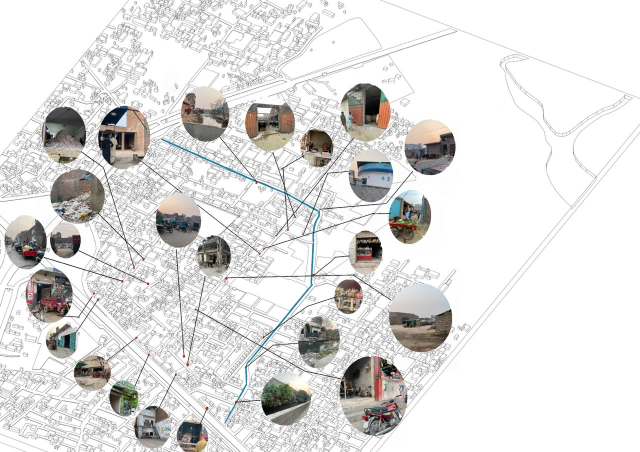
#> input picture site_analysis/original_site_analysis.jpg, 1280 x 904 px (shown at 1/2 size)
$ python build_board.py
#> lines starting #> are read from the running program, lines starting #| are printed output that depends on the picture; after the words box and inside, x2 and y2 are one past the last pixel; in counts of white or black regions, pixels touching at a corner belong together
"""Compose the site-analysis presentation board as a 4K (3840 x 2160) PDF.

The original survey drawing (original_site_analysis.jpg) keeps its geometry:
no crop, rotation, redraw or overlay, only a uniform scale. The circular site
photographs are converted to black and white; the blue drainage channel and
red survey markers keep their colour. All new graphics sit outside the map.

Edit the TEXT section below, then run:
    python3 build_board.py
"""
from pathlib import Path
import numpy as np
from PIL import Image, ImageDraw, ImageFilter, ImageFont

HERE = Path(__file__).parent
SRC = HERE / "original_site_analysis.jpg"
OUT_PDF = HERE / "site_analysis_board_4k.pdf"

# ---------------------------------------------------------------- palette
BG = (241, 240, 236)
INK = (30, 30, 30)
MUTED = (110, 108, 104)
HAIR = (180, 178, 172)
WATER = (46, 126, 160)
MARKER = (192, 57, 43)

FD = "/usr/share/fonts/opentype/inter/"
def f(w, s):
    return ImageFont.truetype(FD + f"Inter-{w}.otf", s)

# ---------------------------------------------------------------- text
TITLE = "SITE ANALYSIS"
SUBTITLE = "Street activity and the drainage channel: photographic survey"

LEFT_NOTES = [
    ("Urban morphology",
     "Dense, fine-grain fabric of small plots and narrow lanes. Little open "
     "space inside the blocks, so the streets carry most daily activity."),
    ("Drainage channel",
     "The open channel (blue) runs through the site as a continuous line. "
     "Its edges switch between green verges and strips used for dumping."),
    ("Commercial frontage",
     "Shops, kiosks and vegetable carts gather on the main roads and at "
     "junctions, forming small informal activity nodes."),
]
RIGHT_NOTES = [
    ("Workshops and storage",
     "Sheds with large metal doors and open yards show light industry and "
     "storage mixed into the housing."),
    ("Waste",
     "Refuse collects on vacant plots, at wall bases and along the channel, "
     "on edges with no clear owner or use."),
    ("Open ground",
     "The large unbuilt land to the east is used for loading and parking. "
     "It is the main open space left in the area."),
]
FOOTNOTE = ("Photographs taken on site. Each is linked by a line to the red "
            "point where it was taken.")

# ---------------------------------------------------------------- photos to B&W
def photos_to_bw(img):
    a = np.asarray(img).astype(int)
    # Photographs are filled discs; map linework is thin. An opening on the
    # non-white mask keeps the discs and drops the lines.
    nw = Image.fromarray(((a.min(2) < 238) * 255).astype(np.uint8))
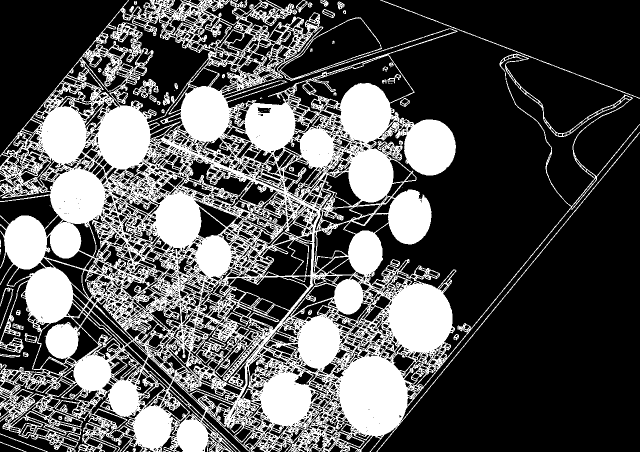
#> nw: PIL image 1280x904 L (shown at 1/2 size); 33.6% white; 145 white regions (100 under 20 px), largest, box (x1, y1, x2, y2) and area: (0, 0, 1280, 904) 383776, (760, 0, 1280, 198) 970, (285, 158, 317, 189) 405
    m = nw.filter(ImageFilter.MinFilter(9)).filter(ImageFilter.MaxFilter(9))
#> m: PIL image 1280x904 L; 16.3% white; 26 white regions, largest, box (x1, y1, x2, y2) and area: (679, 712, 815, 872) 17209, (776, 568, 905, 705) 13943, (100, 338, 210, 517) 13053
    m = m.filter(ImageFilter.MaxFilter(21)).filter(ImageFilter.MinFilter(11))
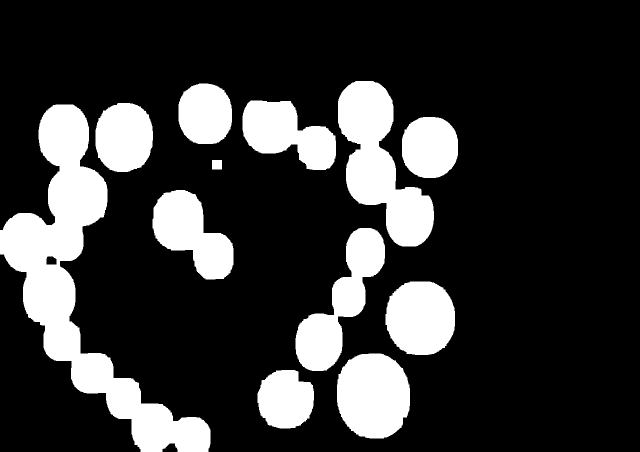
#> m: PIL image 1280x904 L (shown at 1/2 size); 20.9% white; 12 white regions, largest, box (x1, y1, x2, y2) and area: (0, 209, 421, 904) 74649, (676, 162, 868, 493) 31174, (674, 707, 820, 877) 20305
    in_photo = np.asarray(m) > 0
    saturated = np.asarray(img.convert("HSV"))[..., 1] > 70
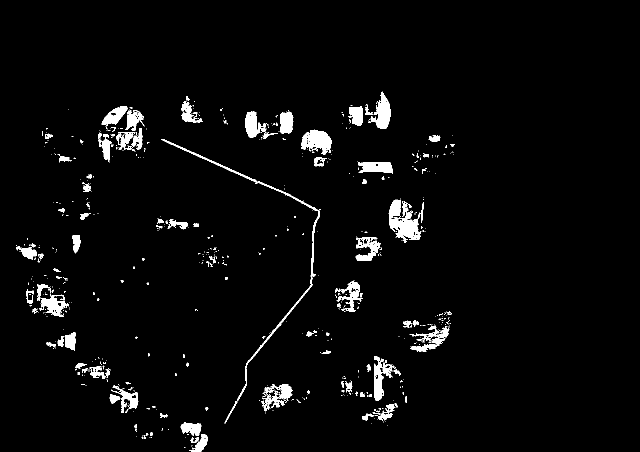
#> saturated: shape (904, 1280) bool (shown at 1/2 size); 3.2% white; 687 white regions (570 under 20 px), largest, box (x1, y1, x2, y2) and area: (323, 278, 640, 807) 2703, (778, 424, 843, 486) 2009, (602, 259, 664, 309) 1876
    keep_colour = saturated & ~in_photo      # blue channel, red markers
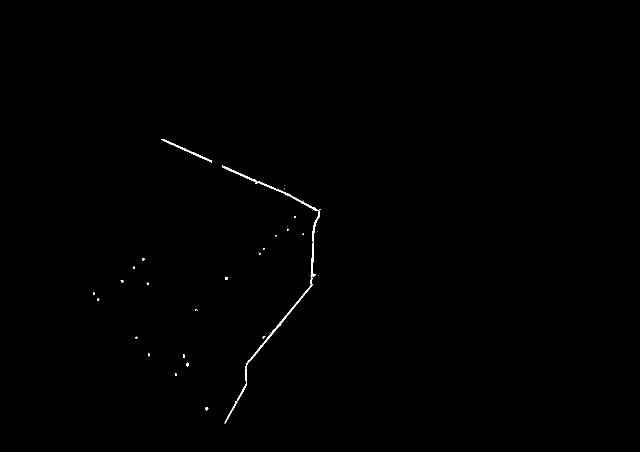
#> keep_colour: shape (904, 1280) bool (shown at 1/2 size); 0.27% white; 36 white regions (27 under 20 px), largest, box (x1, y1, x2, y2) and area: (444, 331, 640, 807) 2237, (323, 278, 424, 325) 386, (449, 808, 472, 847) 123
    grey = np.asarray(img.convert("L").convert("RGB"))
    out = np.where(keep_colour[..., None], np.asarray(img), grey)
    return Image.fromarray(out.astype(np.uint8))

# ---------------------------------------------------------------- layout
W, H = 3840, 2160
M = 110
src = photos_to_bw(Image.open(SRC).convert("RGB"))
SCALE = 1.86
mw, mh = round(src.width * SCALE), round(src.height * SCALE)
#> mw = 2381; mh = 1681
map_img = src.resize((mw, mh), Image.LANCZOS)
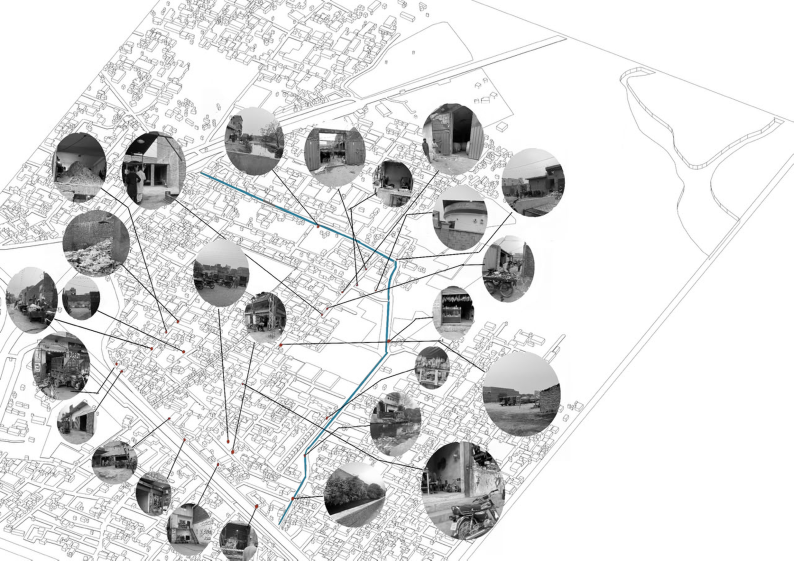
#> map_img: PIL image 2381x1681 RGB (shown at 1/3 size); mean R, G, B 222.2, 222.3, 222.4

board = Image.new("RGB", (W, H), BG)
d = ImageDraw.Draw(board)

def wrap(t, font, width):
    lines, cur = [], ""
    for w_ in t.split():
        trial = (cur + " " + w_).strip()
        if d.textlength(trial, font=font) <= width:
            cur = trial
        else:
            lines.append(cur); cur = w_
    return lines + [cur] if cur else lines

def para(x, y, t, font, width, fill=INK, lh=1.5):
    for line in wrap(t, font, width):
        d.text((x, y), line, font=font, fill=fill)
        y += int(font.size * lh)
    return y

# header
tf = f("Bold", 76)
d.text((M, M - 10), TITLE, font=tf, fill=INK)
d.text((M + d.textlength(TITLE, font=tf) + 36, M + 30), SUBTITLE,
       font=f("Light", 32), fill=MUTED)
d.line([(M, M + 105), (W - M, M + 105)], fill=INK, width=2)

# map panel
COL = 560
mx = (W - mw) // 2
#> mx = 729
my = M + 170
d.rectangle([mx - 1, my - 1, mx + mw, my + mh], outline=HAIR, width=1)
board.paste(map_img, (mx, my))
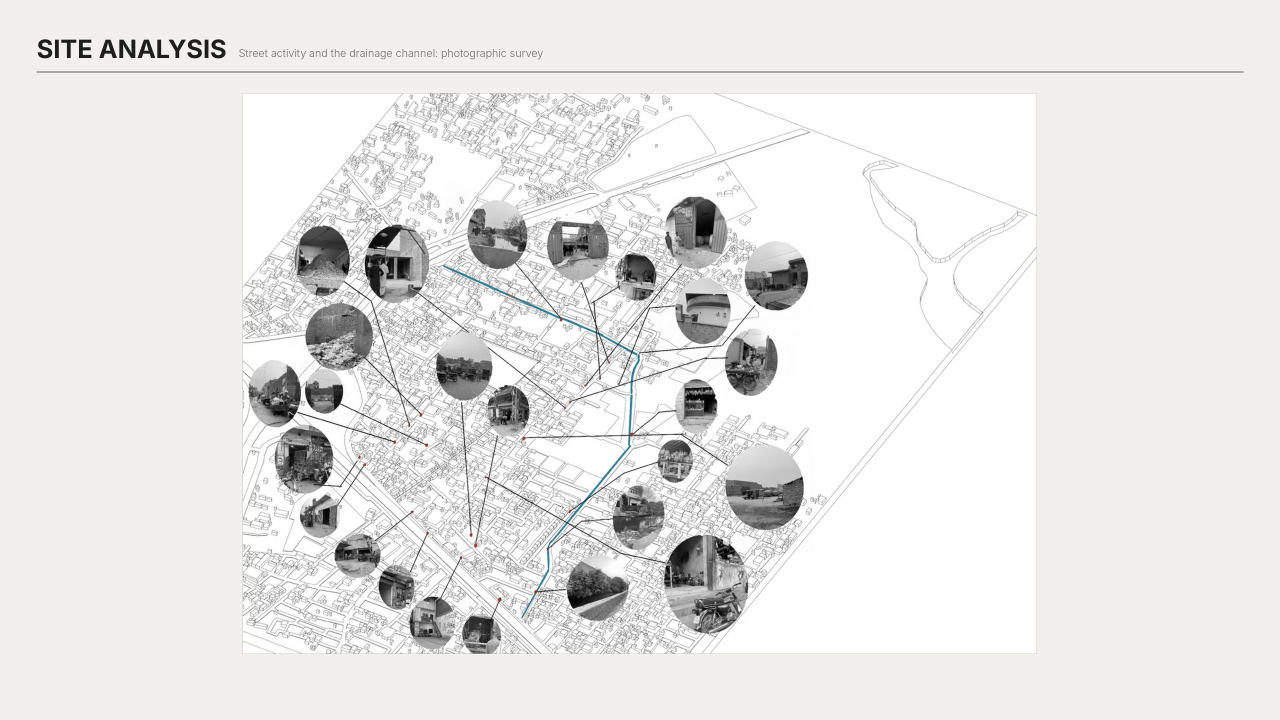
#> board: PIL image 3840x2160 RGB (shown at 1/3 size); mean R, G, B 231.3, 230.8, 228.8
d.text((mx, my + mh + 16), "Fig. 1  Observation map", font=f("Regular", 24), fill=MUTED)

# notes
def notes(x, y, items, width):
    hf, bf = f("SemiBold", 28), f("Light", 25)
    for head, body in items:
        d.line([(x, y), (x + width, y)], fill=HAIR, width=1)
        d.text((x, y + 18), head.upper(), font=hf, fill=INK)
        y = para(x, y + 66, body, bf, width, lh=1.55) + 60
    return y

lx = M
rx = mx + mw + (mx - M - COL)
#> rx = 3169
rw = W - M - rx
#> rw = 561
notes(lx, my, LEFT_NOTES, COL)
#> after the loop in notes, `for head, body in items:`: y = 1000
notes(rx, my, RIGHT_NOTES, rw)

# legend
ly = my + mh - 330
#> ly = 1631
d.line([(rx, ly), (rx + rw, ly)], fill=INK, width=2)
d.text((rx, ly + 18), "LEGEND", font=f("SemiBold", 28), fill=INK)
ly += 90
#> ly = 1721
lf = f("Light", 25)
d.ellipse([rx + 2, ly, rx + 42, ly + 40], outline=INK, width=2, fill=(150, 150, 150))
d.text((rx + 70, ly + 6), "Site photograph", font=lf, fill=INK); ly += 65
#> after `ly += 65`: ly = 1786
d.ellipse([rx + 15, ly + 12, rx + 29, ly + 26], fill=MARKER)
d.text((rx + 70, ly + 4), "Survey point", font=lf, fill=INK); ly += 60
#> after `ly += 60`: ly = 1846
d.line([(rx, ly + 18), (rx + 44, ly + 18)], fill=INK, width=2)
d.text((rx + 70, ly + 4), "Photo reference line", font=lf, fill=INK); ly += 60
#> after `ly += 60`: ly = 1906
d.line([(rx, ly + 18), (rx + 44, ly + 18)], fill=WATER, width=6)
d.text((rx + 70, ly + 4), "Water / drainage channel", font=lf, fill=INK)

# footer
d.text((M, H - M + 10), FOOTNOTE, font=f("Light", 22), fill=MUTED)

board.save(OUT_PDF, resolution=300)
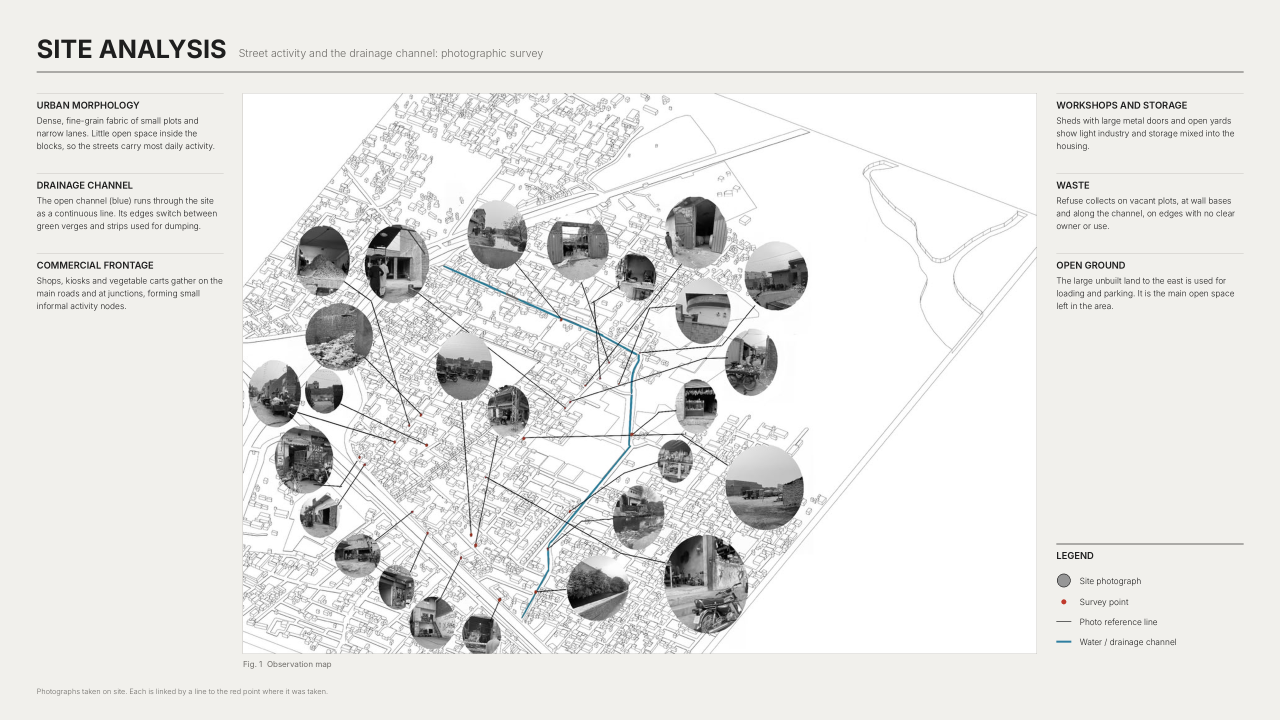
#> saved as site_analysis_board_4k.pdf: PIL image 3840x2160 RGB (shown at 1/3 size); mean R, G, B 229.8, 229.4, 227.4
print("map", (mx, my, mw, mh), "board", board.size)
#| map (729, 280, 2381, 1681) board (3840, 2160)
